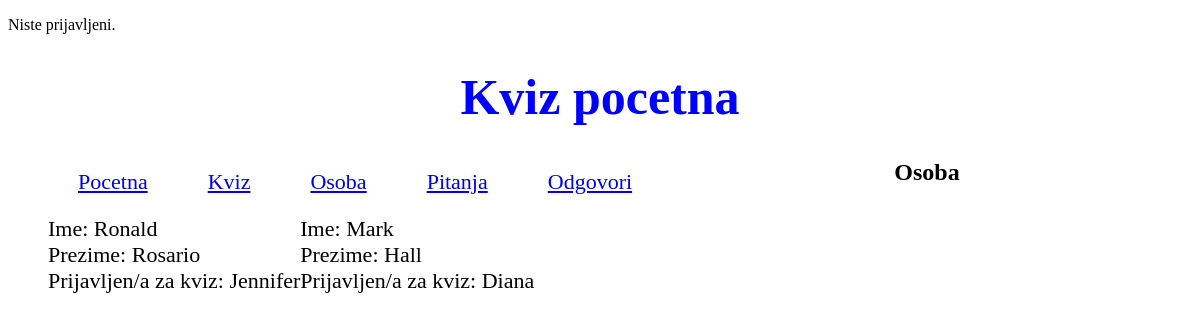
Screenshot of /osoba/ with the database file from the repository.
### main/models.py (models this page shows, shortened)
class Osoba(models.Model):
    ime = models.CharField(max_length=20)
    prezime = models.CharField(max_length=20)
    pitanjeOdg2 = models.IntegerField()
    PrijavljenaZaKviz = models.OneToOneField(Kviz,default=1,on_delete=models.CASCADE,primary_key=True)

class Kviz(models.Model):
    imeKviza = models.CharField(max_length=100)
    tezina = models.IntegerField()
    kategorija = models.CharField(max_length=50)
    def __str__(self):
        return self.imeKviza

### main/views.py (the view)
# urls.py: path('osoba/', OsobaList.as_view()),
class OsobaList(ListView):
    model = Osoba

### main/templates/main/osoba_list.html
{% extends "index.html" %}
{% block content %}
    <h2>Osoba</h2>
    <ul>
        {% for osoba in object_list %}
            <li>
                Ime: {{ osoba.ime }}<br>
                Prezime: {{ osoba.prezime }}<br>
                Prijavljen/a za kviz: {{ osoba.PrijavljenaZaKviz }}
            </li>
        {% endfor %}
    </ul>
{% endblock %}

### main/static/style.css (style rules this page uses)
h2 { text-align: center; }
li { list-style-type: none; float: left; margin-top: 10px; font-size: 22px; }

### rows the page displays
Osoba: ime "Ronald", prezime "Rosario", PrijavljenaZaKviz "Jennifer"
Osoba: ime "Mark", prezime "Hall", PrijavljenaZaKviz "Diana"
